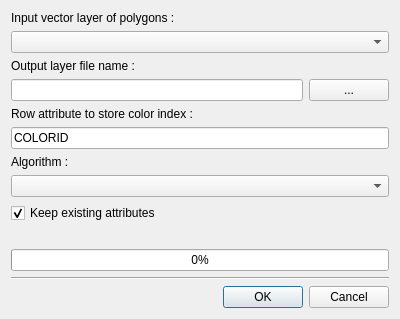
<?xml version="1.0" encoding="UTF-8"?>
<ui version="4.0">
 <class>MapColoring</class>
 <widget class="QDialog" name="MapColoring">
  <property name="geometry">
   <rect>
    <x>0</x>
    <y>0</y>
    <width>400</width>
    <height>310</height>
   </rect>
  </property>
  <property name="windowTitle">
   <string>MapColoringPlugin</string>
  </property>
  <layout class="QVBoxLayout" name="verticalLayout">
   <item>
    <widget class="QLabel" name="label">
     <property name="text">
      <string>Input vector layer of polygons :</string>
     </property>
    </widget>
   </item>
   <item>
    <widget class="QComboBox" name="inputLayerCombo"/>
   </item>
   <item>
    <widget class="QLabel" name="label_2">
     <property name="text">
      <string>Output layer file name :</string>
     </property>
    </widget>
   </item>
   <item>
    <layout class="QHBoxLayout" name="horizontalLayout">
     <item>
      <widget class="QLineEdit" name="outputLayerEdit"/>
     </item>
     <item>
      <widget class="QPushButton" name="saveAsButton">
       <property name="text">
        <string>...</string>
       </property>
      </widget>
     </item>
    </layout>
   </item>
   <item>
    <widget class="QLabel" name="label_3">
     <property name="text">
      <string>Row attribute to store color index :</string>
     </property>
    </widget>
   </item>
   <item>
    <widget class="QLineEdit" name="colorField">
     <property name="text">
      <string>COLORID</string>
     </property>
    </widget>
   </item>
   <item>
    <widget class="QLabel" name="label_4">
     <property name="text">
      <string>Algorithm :</string>
     </property>
    </widget>
   </item>
   <item>
    <widget class="QComboBox" name="algorithmeCombo"/>
   </item>
   <item>
    <widget class="QCheckBox" name="keepFieldsCheckBox">
     <property name="text">
      <string>Keep existing attributes</string>
     </property>
     <property name="checked">
      <bool>true</bool>
     </property>
    </widget>
   </item>
   <item>
    <spacer name="verticalSpacer">
     <property name="orientation">
      <enum>Qt::Vertical</enum>
     </property>
     <property name="sizeHint" stdset="0">
      <size>
       <width>20</width>
       <height>40</height>
      </size>
     </property>
    </spacer>
   </item>
   <item>
    <widget class="QLabel" name="stateLabel">
     <property name="text">
      <string/>
     </property>
    </widget>
   </item>
   <item>
    <widget class="QProgressBar" name="progressBar">
     <property name="value">
      <number>0</number>
     </property>
    </widget>
   </item>
   <item>
    <widget class="Line" name="line">
     <property name="orientation">
      <enum>Qt::Horizontal</enum>
     </property>
    </widget>
   </item>
   <item>
    <widget class="QDialogButtonBox" name="buttonBox">
     <property name="orientation">
      <enum>Qt::Horizontal</enum>
     </property>
     <property name="standardButtons">
      <set>QDialogButtonBox::Cancel|QDialogButtonBox::Ok</set>
     </property>
    </widget>
   </item>
  </layout>
 </widget>
 <resources/>
 <connections>
  <connection>
   <sender>buttonBox</sender>
   <signal>accepted()</signal>
   <receiver>MapColoring</receiver>
   <slot>accept()</slot>
   <hints>
    <hint type="sourcelabel">
     <x>248</x>
     <y>254</y>
    </hint>
    <hint type="destinationlabel">
     <x>157</x>
     <y>274</y>
    </hint>
   </hints>
  </connection>
  <connection>
   <sender>buttonBox</sender>
   <signal>rejected()</signal>
   <receiver>MapColoring</receiver>
   <slot>reject()</slot>
   <hints>
    <hint type="sourcelabel">
     <x>316</x>
     <y>260</y>
    </hint>
    <hint type="destinationlabel">
     <x>286</x>
     <y>274</y>
    </hint>
   </hints>
  </connection>
 </connections>
</ui>
